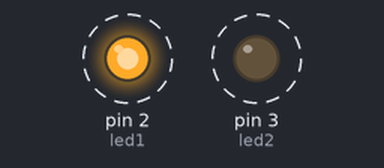
A sketch run on a simulated Arduino Uno, built with avr-gcc and run on an emulated ATmega328P. On the bench: output pins drawn as LEDs (lit = HIGH). Dashed ring = blinking.

Above: at 0.5 s.
Timing chart, 0 to 4.6 s (numbered marks = the images above):
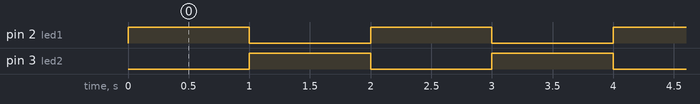

The sketch:

Blink.ino
```cpp
int led1 = 2;
int led2 = 3;

// the setup function tells us which LED to use.
void setup() {
  // initialize digital pin D3 as an output.
  pinMode(led1,OUTPUT);
  pinMode(led2,OUTPUT);
}

// The loop function tells us how quickly the LED to turn on and off
// including time when off and when on.
void loop() {
  digitalWrite(led1,HIGH);   // turn the LED on (HIGH is the voltage level)
  delay(1000);                       // wait for a second
  digitalWrite(led1,LOW);    // turn the LED off by making the voltage LOW
  delay(0);                       // wait for a second
  digitalWrite(led2,HIGH);    // turn the LED off by making the voltage LOW
  delay(1000);
  digitalWrite(led2,LOW);    // turn the LED off by making the voltage LOW
  delay(0);
}
```

Measured:
- by itself, pin 2 (led1), pin 3 (led2): alternates HIGH for 1.0 s and LOW for 1.0 s
- by itself, everything shown: repeats every 2.0 s, in 3 steps
